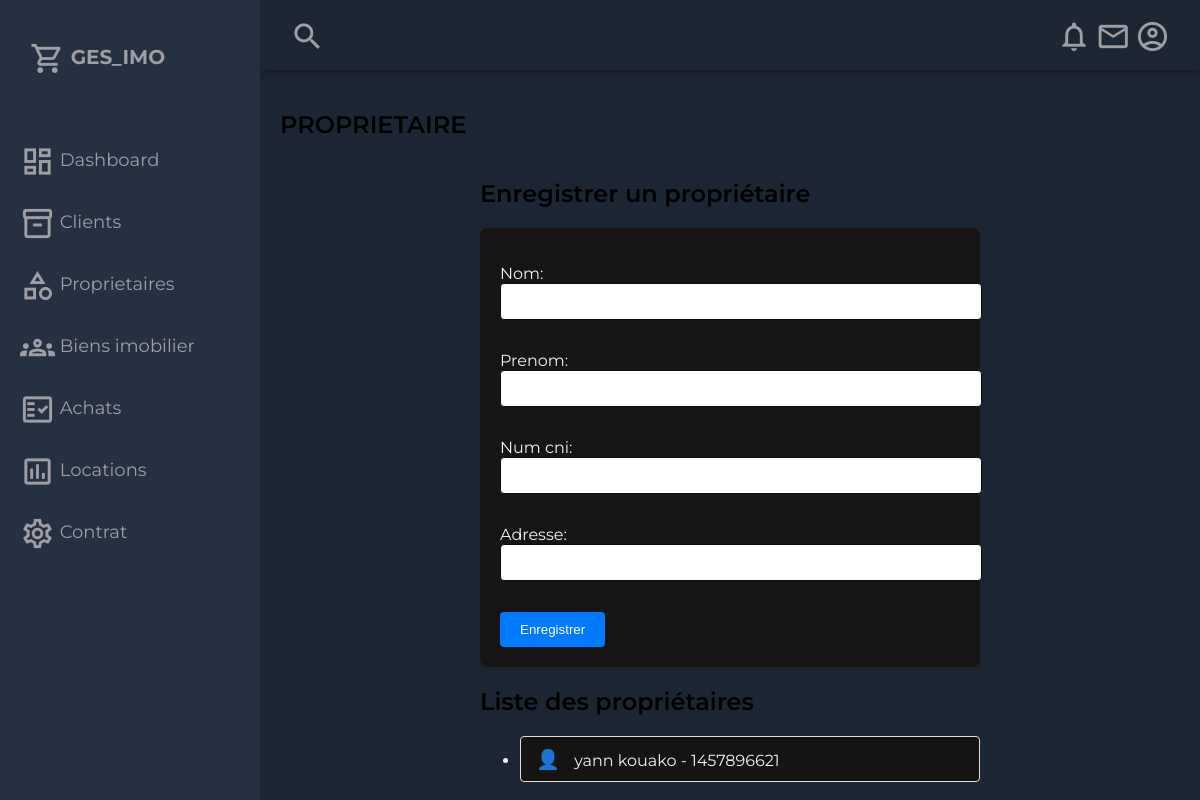
The page /dash/proprietaire on the database its author committed.
### ges_imo/models.py (models this page shows, shortened)
class Proprietaire(models.Model):
    nom = models.CharField(max_length=100)
    prenom = models.CharField(max_length=100)
    num_cni = models.CharField(max_length=20)
    adresse = models.CharField(max_length=255)

### ges_imo/views.py (the view)
# urls.py: path('dash/proprietaire',views.proprio_view , name='proprio'),
def proprio_view(request):
    if request.method == 'POST':
        form = ProprioForm(request.POST)
        if form.is_valid():
            form.save()
            return redirect('proprio')
    else:
        form = ProprioForm()
    proprietaires = Proprietaire.objects.all()
    return render(request, 'listing/proprietaire.html', {'form': form, 'proprietaires': proprietaires})

### ges_imo/form.py
class ProprioForm(forms.ModelForm):
    class Meta:
        model = Proprietaire
        fields = ['nom', 'prenom', 'num_cni', 'adresse']

### ges_imo/templates/listing/proprietaire.html (shortened to what this page needs)
{% load static %}
<!DOCTYPE html>
<html lang="en">
  <head>
    <link rel="stylesheet" href="{% static 'css/styles.css' %}">
    <link rel="stylesheet" href="{% static 'css/client.css' %}">
  </head>
  <body>
    <div class="grid-container">
      <header class="header">
        <div class="header-left">
          <span class="material-icons-outlined">search</span>
        </div>
        <div class="header-right">
          <span class="material-icons-outlined">notifications</span>
          <span class="material-icons-outlined">email</span>
          <span class="material-icons-outlined">account_circle</span>
        </div>
      </header>
      <aside id="sidebar">
        <div class="sidebar-title">
          <div class="sidebar-brand">
            <span class="material-icons-outlined">shopping_cart</span> GES_IMO
          </div>
        </div>
        <ul class="sidebar-list">
          <li class="sidebar-list-item">
            <a href="{%url 'dash'%}" >
              <span class="material-icons-outlined">dashboard</span> Dashboard
            </a>
          </li>
          <li class="sidebar-list-item">
            <a href="{% url 'client'%}" >
              <span class="material-icons-outlined">inventory_2</span> Clients
            </a>
          </li>
          <li class="sidebar-list-item">
            <a href="{% url 'proprio'%}" >
              <span class="material-icons-outlined">category</span> Proprietaires
            </a>
          </li>
          <li class="sidebar-list-item">
            <a href="{%url 'bien'%}" >
              <span class="material-icons-outlined">groups</span> Biens imobilier
            </a>
          </li>
          <li class="sidebar-list-item">
            <a href="{% url 'achats'%}" >
              <span class="material-icons-outlined">fact_check</span>   Achats
            </a>
          </li>
          <li class="sidebar-list-item">
            <a href="{%url 'location'%}" >
              <span class="material-icons-outlined">poll</span> Locations
            </a>
          </li>
          <li class="sidebar-list-item">
            <a href="{% url 'contrat'%}" >
              <span class="material-icons-outlined">settings</span> Contrat
            </a>
          </li>
        </ul>
      </aside>
      <main class="main-container">
        <div class="main-title">
          <h2>PROPRIETAIRE</h2>
        </div>
        <div class="container">
            <div class="row">
                <div class="col-md-6">
                    <h2>Enregistrer un propriétaire</h2>
                    <form method="POST">
                        {{ form.as_p }}
                        <button type="submit" class="btn btn-primary">Enregistrer</button>
                    </form>
                </div>
                <div class="col-md-6">
                    <h2>Liste des propriétaires</h2>
                    <ul class="list-group">
                        {% for proprio in proprietaires %}
                            <li class="list-group-item">
                                {{ proprio.prenom }} {{ proprio.nom }} - {{ proprio.num_cni }}
                            </li>
                        {% endfor %}
                    </ul>
                </div>
            </div>
        </div>
  </body>
</html>

### ges_imo/static/css/styles.css (style rules this page uses)
body { margin: 0; padding: 0; background-color: #1d2634; color: #9e9ea4; font-family: 'Montserrat', sans-serif; }
.material-icons-outlined { vertical-align: middle; line-height: 1px; font-size: 35px; }
.grid-container { display: grid; grid-template-columns: 260px 1fr 1fr 1fr; grid-template-rows: 0.2fr 3fr; grid-template-areas: 'sidebar header header header' 'sidebar main main main'; height: 100vh; }
.header { grid-area: header; height: 70px; display: flex; align-items: center; justify-content: space-between; padding: 0 30px 0 30px; box-shadow: 0 6px 7px -3px rgba(0, 0, 0, 0.35); }
#sidebar { grid-area: sidebar; height: 100%; background-color: #263043; overflow-y: auto; transition: all 0.5s; -webkit-transition: all 0.5s; }
.sidebar-title { display: flex; justify-content: space-between; align-items: center; padding: 30px 30px 30px 30px; margin-bottom: 30px; }
.sidebar-brand { margin-top: 15px; font-size: 20px; font-weight: 700; }
.sidebar-list { padding: 0; margin-top: 15px; list-style-type: none; }
.sidebar-list-item { padding: 20px 20px 20px 20px; font-size: 18px; }
.sidebar-list-item > a { text-decoration: none; color: #9e9ea4; }
.main-container { grid-area: main; overflow-y: auto; padding: 20px 20px; color: rgba(255, 255, 255, 0.95); }
.main-title { display: flex; justify-content: space-between; }

### ges_imo/static/css/client.css (style rules this page uses)
.container { margin: 0px auto; max-width: 500px; }
h2 { font-family: 'Montserrat', sans-serif; font-weight: 600; color: black; margin-bottom: 20px; }
form { background-color: #161414; padding: 20px; margin: 0%; border-radius: 8px; box-shadow: 0 2px 10px rgba(0, 0, 0, 0.1); }
form input[type="text"], form input[type="email"], form input[type="tel"], form textarea { width: 100%; padding: 10px; margin-bottom: 15px; border: 1px solid #0f0e0e; border-radius: 4px; }
form button[type="submit"] { background-color: #007bff; color: white; padding: 10px 20px; border: none; border-radius: 4px; cursor: pointer; }
.list-group-item { background-color: #161313; border: 1px solid #ddd; margin-bottom: 10px; padding: 10px 15px; border-radius: 4px; transition: background-color 0.3s ease; }
.list-group-item::before { content: "👤"; margin-right: 10px; color: #007bff; font-size: 1.2em; }

### rows shown on the page
Proprietaire: prenom "yann", nom "kouako", num_cni "1457896621"
